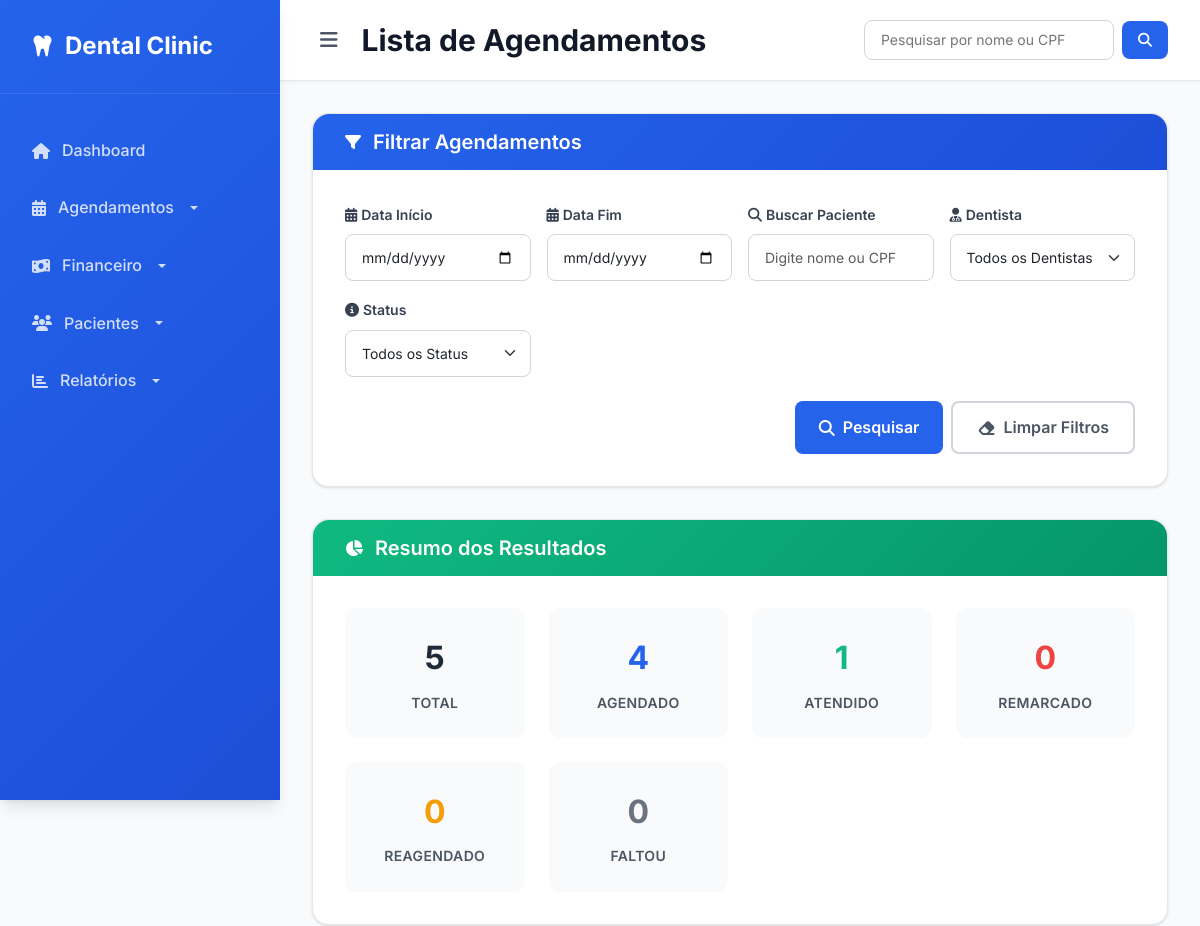
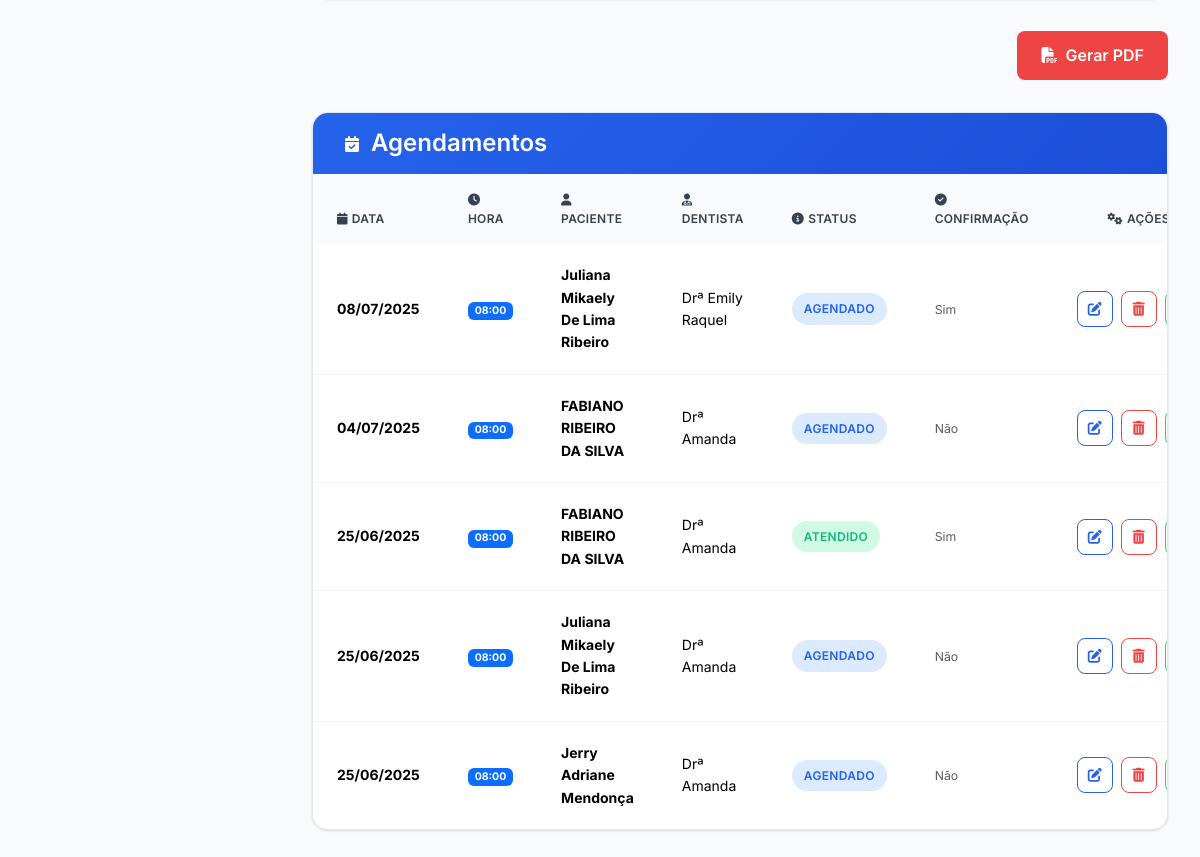
The page /agendamento/lista/ on the database its author committed (2 pictures, top to bottom).
### agendamento/models.py (models this page shows, shortened)
class Agendamento(models.Model):
    paciente = models.ForeignKey(Paciente, on_delete=models.CASCADE)
    dentista = models.ForeignKey(Dentista, on_delete=models.SET_NULL, null=True, blank=True)
    data = models.DateField()
    hora = models.TimeField()
    status = models.CharField(max_length=20, choices=STATUS, default='agendado')
    confirmacao = models.CharField(
        max_length=10,
        choices=CONFIRMACAO_CHOICES,
        default='nao'
    )
    observacoes = models.TextField(blank=True, null=True)
    data_criacao = models.DateTimeField(auto_now_add=True)

class Dentista(models.Model):
    nome = models.CharField(max_length=150)
    especialidade = models.CharField(max_length=100, blank=True, null=True)
    def __str__(self):
        return self.nome

### paciente/models.py (models this page shows, shortened)
class Paciente(models.Model):
    nome = models.CharField(max_length=100)
    cpf = models.CharField(max_length=14, unique=True)
    data_nascimento = models.DateField()
    nome_pai = models.CharField(max_length=150, blank=True, null=True)
    nome_mae = models.CharField(max_length=150, blank=True, null=True)
    nacionalidade = models.CharField(max_length=100, blank=True, null=True)
    naturalidade = models.CharField(max_length=100, blank=True, null=True)
    estado_civil = models.CharField(
        max_length=20,
        choices=[
            ('solteiro', 'Solteiro(a)'),
            ('casado', 'Casado(a)'),
            ('divorciado', 'Divorciado(a)'),
            ('viuvo', 'Viúvo(a)'),
            ('outro', 'Outro'),
        ],
        blank=True,
        null=True
    )
    sexo = models.CharField(
        max_length=10,
        choices=[
            ('masculino', 'Masculino'),
            ('feminino', 'Feminino'),
            ('outro', 'Outro'),
        ],
        blank=True,
        null=True
    )
    profissao = models.CharField(max_length=100, blank=True, null=True)
    telefone = models.CharField(max_length=20, blank=True, null=True)
    observacao_contato = models.TextField(blank=True, null=True)
    cep = models.CharField(max_length=9, blank=True, null=True)
    endereco = models.CharField(max_length=150, blank=True, null=True)
    numero = models.CharField(max_length=10, blank=True, null=True)
    bairro = models.CharField(max_length=100, blank=True, null=True)
    cidade = models.CharField(max_length=100, blank=True, null=True)
    uf = models.CharField(max_length=2, blank=True, null=True)
    complemento = models.CharField(max_length=100, blank=True, null=True)
    ponto_referencia = models.CharField(max_length=150, blank=True, null=True)
    outras_observacoes = models.TextField(blank=True, null=True)
    data_cadastro = models.DateTimeField(auto_now_add=True)

### agendamento/views.py (the view)
# urls.py: path('lista/', lista_agendamentos, name='lista_agendamentos'),
def lista_agendamentos(request):
    base_queryset = Agendamento.objects.all().order_by('-data', '-hora')
    busca = request.GET.get('busca')
    if busca:
        base_queryset = base_queryset.filter(
            Q(paciente__nome__icontains=busca) |
            Q(paciente__cpf__icontains=busca)
        )
    filtro = AgendamentoFilter(request.GET, queryset=base_queryset)
    agendamentos_filtrados = filtro.qs
    paginator = Paginator(agendamentos_filtrados, 25)
    page_number = request.GET.get('page')
    agendamentos_paginados = paginator.get_page(page_number)
    total = agendamentos_filtrados.count()
    total_agendado = agendamentos_filtrados.filter(status='agendado').count()
    total_atendido = agendamentos_filtrados.filter(status='atendido').count()
    total_remarcado = agendamentos_filtrados.filter(status='remarcado').count()
    total_reagendado = agendamentos_filtrados.filter(status='reagendado').count()
    total_faltou = agendamentos_filtrados.filter(status='faltou').count()
    context = {
        'agendamentos': agendamentos_paginados,
        'filter': filtro,
        'total': total,
        'total_agendado': total_agendado,
        'total_atendido': total_atendido,
        'total_remarcado': total_remarcado,
        'total_reagendado': total_reagendado,
        'total_faltou': total_faltou,
    }
    return render(request, 'agendamento/lista_agendamentos.html', context)

### agendamento/templates/agendamento/lista_agendamentos.html (shortened to what this page needs)
{% extends 'core/base.html' %}
{% block page_title %}Lista de Agendamentos{% endblock %}
{% block content %}
<div class="filter-card">
    <div class="filter-header py-3">
        <i class="fas fa-filter"></i>
        <h5>Filtrar Agendamentos</h5>
    </div>
    <div class="filter-body">
        <form method="get" id="filter-form">
            <div class="row g-3">
                <div class="col-md-3">
                    <label for="{{ filter.form.data_inicio.id_for_label }}" class="form-label">
                        <i class="fas fa-calendar-alt me-1"></i>Data Início
                    </label>
                    {{ filter.form.data_inicio }}
                </div>
                <div class="col-md-3">
                    <label for="{{ filter.form.data_fim.id_for_label }}" class="form-label">
                        <i class="fas fa-calendar-alt me-1"></i>Data Fim
                    </label>
                    {{ filter.form.data_fim }}
                </div>
                <div class="col-md-3">
                    <label for="busca" class="form-label">
                        <i class="fas fa-search me-1"></i>Buscar Paciente
                    </label>
                    <input type="text" id="busca" name="busca" class="form-control"
                           placeholder="Digite nome ou CPF" value="{{ request.GET.busca }}">
                </div>
                <div class="col-md-3">
                    <label for="{{ filter.form.dentista.id_for_label }}" class="form-label">
                        <i class="fas fa-user-md me-1"></i>Dentista
                    </label>
                    {{ filter.form.dentista }}
                </div>
                <div class="col-md-3">
                    <label for="{{ filter.form.status.id_for_label }}" class="form-label">
                        <i class="fas fa-info-circle me-1"></i>Status
                    </label>
                    {{ filter.form.status }}
                </div>
            </div>
            <div class="d-flex justify-content-end mt-4 gap-2">
                <button type="submit" class="btn-filter">
                    <i class="fas fa-search"></i>
                    Pesquisar
                </button>
                <a href="{% url 'agendamento:lista_agendamentos' %}" class="btn-clear">
                    <i class="fas fa-eraser"></i>
                    Limpar Filtros
                </a>
            </div>
        </form>
    </div>
</div>
<div class="summary-card">
    <div class="summary-header py-3">
        <i class="fas fa-chart-pie"></i>
        <h5>Resumo dos Resultados</h5>
    </div>
    <div class="summary-grid">
        <div class="summary-item summary-total">
            <span class="summary-number">{{ total }}</span>
            <div class="summary-label">Total</div>
        </div>
        <div class="summary-item summary-agendado">
            <span class="summary-number">{{ total_agendado }}</span>
            <div class="summary-label">Agendado</div>
        </div>
        <div class="summary-item summary-atendido">
            <span class="summary-number">{{ total_atendido }}</span>
            <div class="summary-label">Atendido</div>
        </div>
        <div class="summary-item summary-remarcado">
            <span class="summary-number">{{ total_remarcado }}</span>
            <div class="summary-label">Remarcado</div>
        </div>
        <div class="summary-item summary-reagendado">
            <span class="summary-number">{{ total_reagendado }}</span>
            <div class="summary-label">Reagendado</div>
        </div>
        <div class="summary-item summary-faltou">
            <span class="summary-number">{{ total_faltou }}</span>
            <div class="summary-label">Faltou</div>
        </div>
    </div>
</div>
<div class="actions-bar">
    <a href="{% url 'agendamento:agendamentos_pdf' %}?{{ request.GET.urlencode }}" class="btn-pdf">
        <i class="fas fa-file-pdf"></i>
        Gerar PDF
    </a>
</div>
<div class="table-card">
    <div class="table-header py-3">
        <i class="fas fa-calendar-check"></i>
        <h4>Agendamentos</h4>
    </div>
    {% if agendamentos %}
        <div class="table-responsive">
            <table class="table modern-table">
                <thead>
                    <tr>
                        <th><i class="fas fa-calendar me-1"></i>Data</th>
                        <th><i class="fas fa-clock me-1"></i>Hora</th>
                        <th><i class="fas fa-user me-1"></i>Paciente</th>
                        <th><i class="fas fa-user-md me-1"></i>Dentista</th>
                        <th><i class="fas fa-info-circle me-1"></i>Status</th>
                        <th><i class="fas fa-check-circle me-1"></i>Confirmação</th>
                        <th class="text-center"><i class="fas fa-cogs me-1"></i>Ações</th>
                    </tr>
                </thead>
                <tbody>
                    {% for agendamento in agendamentos %}
                    <tr>
                        <td>
                            <strong>{{ agendamento.data|date:"d/m/Y" }}</strong>
                        </td>
                        <td>
                            <span class="badge bg-primary">{{ agendamento.hora|time:"H:i" }}</span>
                        </td>
                        <td>
                            <div>
                                <strong>{{ agendamento.paciente.nome }}</strong>
                            </div>
                        </td>
                        <td>{{ agendamento.dentista.nome }}</td>
                        <td>
                            {% if agendamento.status == 'agendado' %}
                                <span class="status-badge status-agendado">Agendado</span>
                            {% elif agendamento.status == 'remarcado' %}
                                <span class="status-badge status-remarcado">Remarcado</span>
                            {% elif agendamento.status == 'atendido' %}
                                <span class="status-badge status-atendido">Atendido</span>
                            {% elif agendamento.status == 'reagendado' %}
                                <span class="status-badge status-reagendado">Reagendado</span>
                            {% elif agendamento.status == 'faltou' %}
                                <span class="status-badge status-faltou">Faltou</span>
                            {% else %}
                                <span class="status-badge status-faltou">{{ agendamento.status|capfirst }}</span>
                            {% endif %}
                        </td>
                        <td>
                            <small class="text-muted">{{ agendamento.get_confirmacao_display }}</small>
                        </td>
                        <td>
                            <div class="action-buttons">
                                <a href="{% url 'agendamento:editar_agenda' agendamento.id %}" class="btn-action btn-edit" title="Editar">
                                 <i class="fas fa-edit"></i>
                                </a>
                                <a href="{% url 'agendamento:excluir_agenda' agendamento.id %}" class="btn-action btn-delete" title="Excluir">
                                 <i class="fas fa-trash-alt"></i>
                                </a>
                                <button type="button" class="btn-action btn-whatsapp" title="Enviar WhatsApp" data-bs-toggle="modal" data-bs-target="#modalWhatsApp{{ agendamento.id }}">
                                </button>
                            </div>
                        </td>
                    </tr>
                    {% endfor %}
                </tbody>
            </table>
        </div>
    {% else %}
        <div class="empty-state">
            <i class="fas fa-calendar-times"></i>
            <h5>Nenhum agendamento encontrado</h5>
            <p>Não há agendamentos que correspondam aos filtros aplicados.</p>
        </div>
    {% endif %}
</div>
{% endblock %}
{% block extra_js %}
<link rel="stylesheet" href="https://code.jquery.com/ui/1.13.1/themes/base/jquery-ui.css">
{% endblock %}

### templates/core/base.html (style rules this page uses)
:root { --primary-color: #2563eb; --primary-light: #3b82f6; --primary-dark: #1d4ed8; --success-color: #10b981; --warning-color: #f59e0b; --danger-color: #ef4444; --gray-50: #f9fafb; --gray-100: #f3f4f6; --gray-200: #e5e7eb; --gray-300: #d1d5db; --gray-400: #9ca3af; --gray-500: #6b7280; --gray-600: #4b5563; --gray-700: #374151; --gray-800: #1f2937; --gray-900: #111827; --shadow-sm: 0 1px 2px 0 rgb(0 0 0 / 0.05); --shadow: 0 1px 3px 0 rgb(0 0 0 / 0.1), 0 1px 2px -1px rgb(0 0 0 / 0.1); --shadow-lg: 0 10px 15px -3px rgb(0 0 0 / 0.1), 0 4px 6px -4px rgb(0 0 0 / 0.1); }
* { margin: 0; padding: 0; box-sizing: border-box; }
body { font-family: 'Inter', -apple-system, BlinkMacSystemFont, sans-serif; background-color: var(--gray-50); color: var(--gray-800); line-height: 1.6; }

### rows shown on the page
Agendamento: data "08/07/2025", hora "08:00", paciente.nome "Juliana Mikaely De Lima Ribeiro", dentista.nome "Drª Emily Raquel", status "AGENDADO", confirmacao "Sim"
Agendamento: data "04/07/2025", hora "08:00", paciente.nome "FABIANO RIBEIRO DA SILVA", dentista.nome "Drª Amanda", status "AGENDADO", confirmacao "Não"
Agendamento: data "25/06/2025", hora "08:00", paciente.nome "FABIANO RIBEIRO DA SILVA", dentista.nome "Drª Amanda", status "ATENDIDO", confirmacao "Sim"
Agendamento: data "25/06/2025", hora "08:00", paciente.nome "Juliana Mikaely De Lima Ribeiro", dentista.nome "Drª Amanda", status "AGENDADO", confirmacao "Não"
Agendamento: data "25/06/2025", hora "08:00", paciente.nome "Jerry Adriane Mendonça", dentista.nome "Drª Amanda", status "AGENDADO", confirmacao "Não"

### other values the page prints
{{ total }} "5"
{{ total_agendado }} "4"
{{ total_atendido }} "1"
{{ total_remarcado }} "0"
{{ total_reagendado }} "0"
{{ total_faltou }} "0"
